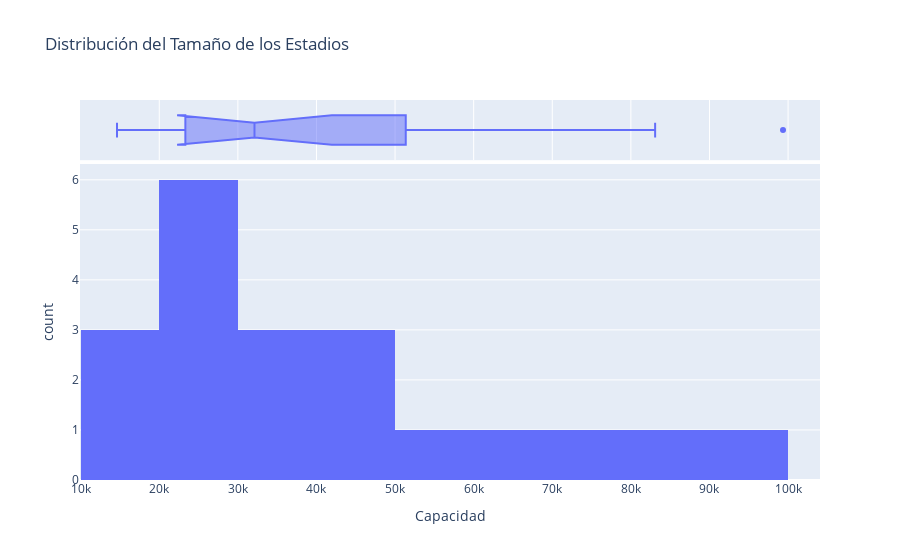

The code cell stored with this chart in its notebook:
### Markdown cell above
8. Histograma (Distribución de Capacidad) ¿Cuál es el tamaño "estándar" de un estadio en España?

### Code cell
fig8 = px.histogram(df_equipos_1, 
                   x='Capacidad', 
                   nbins=10, 
                   title='Distribución del Tamaño de los Estadios',
                   marginal='box') # Añade un boxplot arriba
fig8.show()

### Figure 1 — Plotly figure (JSON) as saved in the notebook; plotly's stock layout.template omitted (floating-point values rounded to 4 significant figures)
{"data": [{"alignmentgroup": "True", "bingroup": "x", "hovertemplate": "Capacidad=%{x}<br>count=%{y}<extra></extra>", "legendgroup": "", "marker": {"color": "#636efa", "pattern": {"shape": ""}}, "name": "", "nbinsx": 10, "offsetgroup": "", "orientation": "v", "showlegend": false, "type": "histogram", "x": [99354, 70460, 53289, 23500, 39313, 49430, 14624, 43883, 14708, 33732, 40000, 23576, 26354, 23142, 16500, 30500, 20320, 83088, 68887, 24870], "xaxis": "x", "yaxis": "y"}, {"alignmentgroup": "True", "hovertemplate": "Capacidad=%{x}<extra></extra>", "legendgroup": "", "marker": {"color": "#636efa"}, "name": "", "notched": true, "offsetgroup": "", "showlegend": false, "type": "box", "x": [99354, 70460, 53289, 23500, 39313, 49430, 14624, 43883, 14708, 33732, 40000, 23576, 26354, 23142, 16500, 30500, 20320, 83088, 68887, 24870], "xaxis": "x2", "yaxis": "y2"}], "layout": {"barmode": "relative", "legend": {"tracegroupgap": 0}, "title": {"text": "Distribución del Tamaño de los Estadios"}, "xaxis": {"anchor": "y", "domain": [0, 1], "title": {"text": "Capacidad"}}, "xaxis2": {"anchor": "y2", "domain": [0, 1], "matches": "x", "showgrid": true, "showticklabels": false}, "yaxis": {"anchor": "x", "domain": [0, 0.8316], "title": {"text": "count"}}, "yaxis2": {"anchor": "x2", "domain": [0.8416, 1], "matches": "y2", "showgrid": false, "showline": false, "showticklabels": false, "ticks": ""}}}
